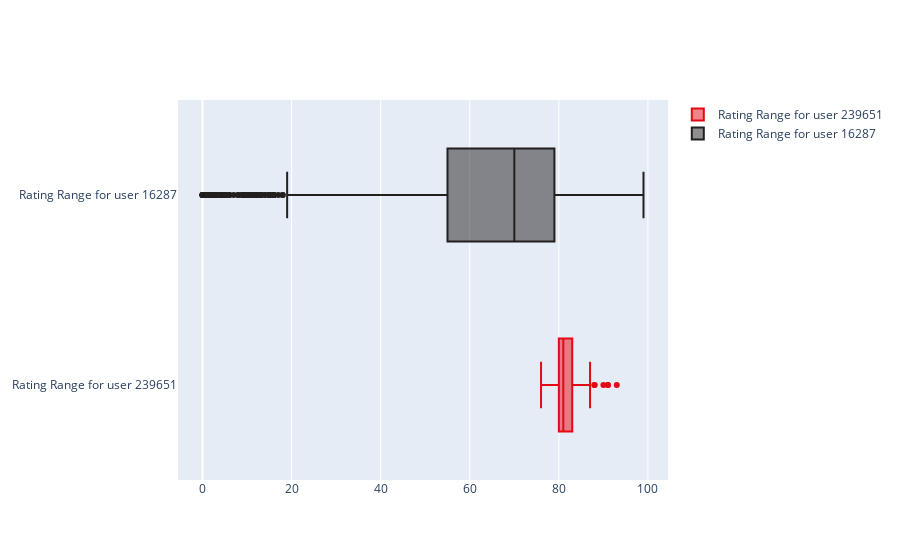

The code cell stored with this chart in its notebook:
### Code cell
fig.add_trace(go.Box(x=df[df['user']==239651]['rating'], name ='Rating Range for user 239651', marker_color=colors[2]))
fig.add_trace(go.Box(x=df[df['user']==16287]['rating'], name ='Rating Range for user 16287', marker_color=colors[0]))

### Figure 1 — Plotly figure (JSON) as saved in the notebook; plotly's stock layout.template omitted (floating-point values rounded to 4 significant figures; data arrays with more than 128 entries replaced by an {"elided": "..."} marker saying what was removed)
{"data": [{"marker": {"color": "#e50914"}, "name": "Rating Range for user 239651", "type": "box", "x": {"elided": "180 int values"}}, {"marker": {"color": "#221f1f"}, "name": "Rating Range for user 16287", "type": "box", "x": {"elided": "1380 int values"}}], "layout": {}}
